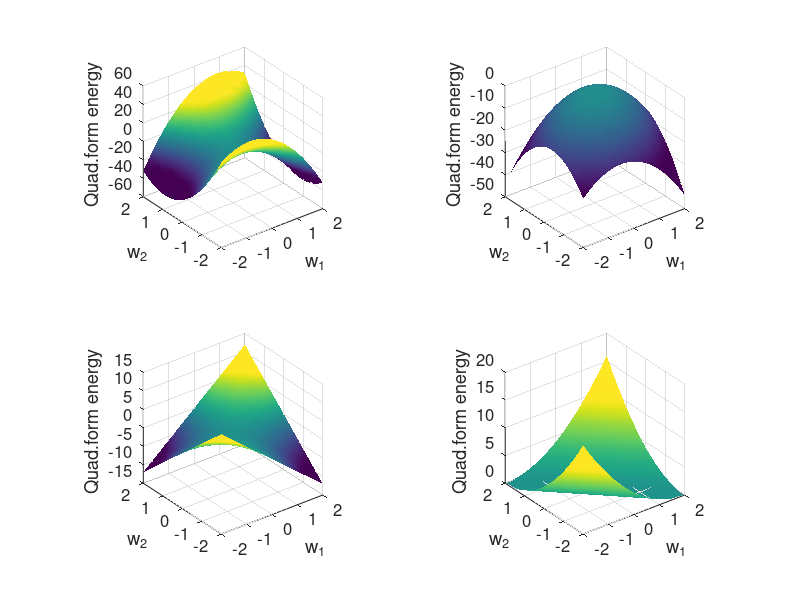

MATLAB code to generate this figure:
%%
%     COURSE: Linear algebra: theory and implementation
%    SECTION: Quadratic form and definiteness
%      VIDEO: The quadratic form in geometry
% Instructor: sincxpress.com
% 
%%

% some different matrices
S{1} = [ -9 4; 4 9 ];
S{2} = [ -4 -1; 3 -5 ];
S{3} = [ 0 1; 2 0 ];
S{4} = [ 1 1; 1 1 ];

% range for vector w
n = 30;
wRange = linspace(-2,2,n);

% initialize quadratic form matrix
qf = zeros(length(wRange),length(wRange));

figure(2), clf
for i=1:length(S)
    
    
    % compute QF
    for xi=1:n
        for yi=1:n
            
            % this w
            w = [ wRange(xi) wRange(yi) ]';
            
            % QF
            qf(xi,yi) = w'*S{i}*w;
        end
    end
    
    % show the surface
    subplot(2,2,i)
    surf(wRange,wRange,qf')
    
    % make it look a bit nicer
    shading interp, axis square
    set(gca,'fontsize',12,'clim',[-1 1]*max(abs(qf(:)))*.6)
    xlabel('w_1'), ylabel('w_2'), zlabel('Quad.form energy')
end

rotate3d on

%% done.
